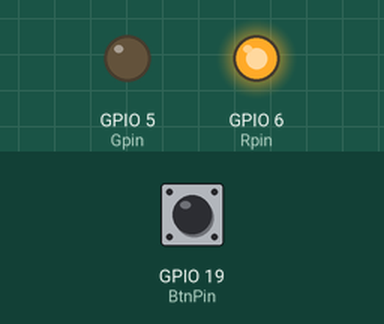
Bench run of a program on a simulated Raspberry Pi (BCM pin numbers). Shown: output pins drawn as LEDs (lit = HIGH). The inputs (shaded band) are chosen by the test bench; at power-on: GPIO 19 (BtnPin) HIGH.

Above: at 1.2 s.
1.3 s: GPIO 19 (BtnPin) pulled LOW for 0.15 s
At 1.38 s:
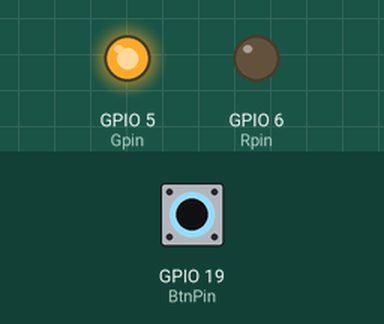
2.9 s: GPIO 19 (BtnPin) pulled LOW for 3.2 s
At 6.7 s:
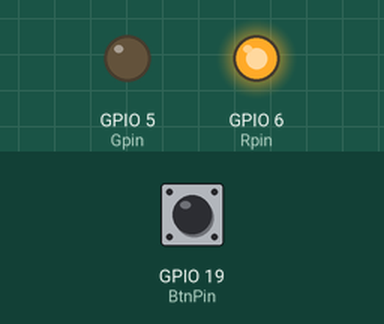
Timing chart, 0 to 8.2 s (numbered marks = the images above; inputs shaded):
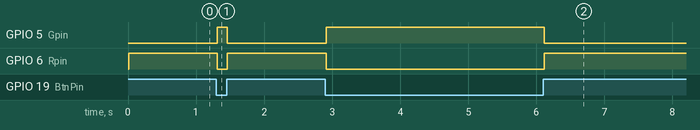

The program:

button_detect.py
```python
import RPi.GPIO as GPIO
import time


BtnPin = 19
Gpin = 5
Rpin = 6


def setup():
    """初始化"""
    GPIO.setwarnings(False)
    GPIO.setmode(GPIO.BCM)                                   # 设置编号方式
    GPIO.setup(Gpin, GPIO.OUT)                               # 将绿色LED引脚模式设置为输出
    GPIO.setup(Rpin, GPIO.OUT)                               # 将红色LED引脚模式设置为输出
    GPIO.setup(BtnPin, GPIO.IN, pull_up_down=GPIO.PUD_UP)    # 设置BtnPin的模式输入，并上拉至高电平（4.3V）


def keyscan():
    """主循环"""
    while True:
        if GPIO.input(BtnPin):                               # 监听BtnPin是否为高电平
            time.sleep(0.01)                                 # 持续时间，去抖动
            if GPIO.input(BtnPin):                           # 再次监听BtnPin是否为高电平
                GPIO.output(Rpin, 1)                         # Rpin引脚输出高电平
                GPIO.output(Gpin, 0)                         # Gpin引脚输出低电平
        elif not GPIO.input(BtnPin):
            time.sleep(0.01)
            if not GPIO.input(BtnPin):
                while GPIO.input(BtnPin):
                    pass
                GPIO.output(Rpin, 0)
                GPIO.output(Gpin, 1)


if __name__ == '__main__':                                   # 程序入口
    setup()
    try:
        keyscan()
    except KeyboardInterrupt:                                # 使用“ Ctrl + C”快捷键终止程序
        GPIO.cleanup()                                       # 释放引脚
```

Measured:
- after the input at 1.3 s, GPIO 5 (Gpin): LOW → HIGH at once, → LOW 0.15 s later; GPIO 6 (Rpin): HIGH → LOW at once, → HIGH 0.15 s later
- after the input at 2.9 s, GPIO 5 (Gpin): LOW → HIGH at once, → LOW 3.2 s later; GPIO 6 (Rpin): HIGH → LOW at once, → HIGH 3.2 s later
